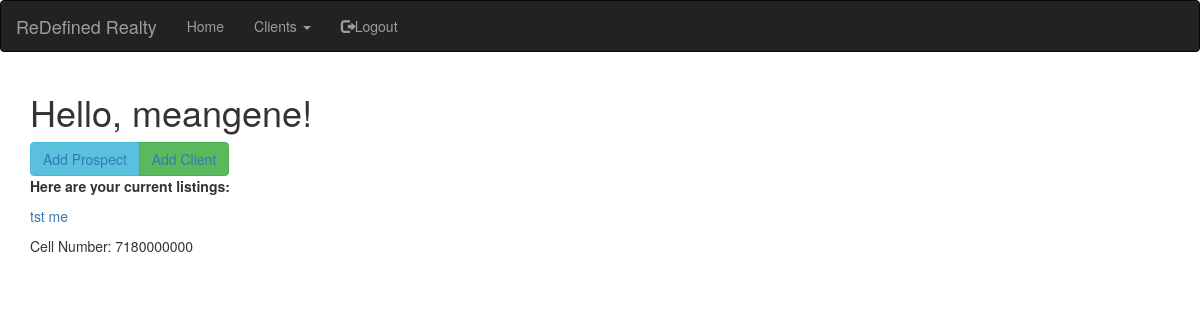
/listings (signed in), run on an earlier commit of the app's database.
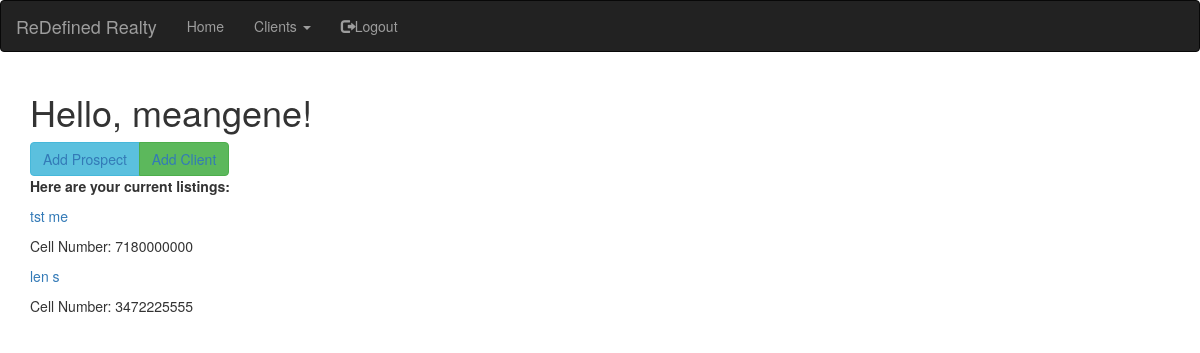
And on a later commit of the database.
### app/models.py (models this page shows, shortened)
class User(UserMixin, db.Model):
    id = db.Column(db.Integer, primary_key=True)
    username = db.Column(db.String(64), index=True, unique=True)
    email = db.Column(db.String(120), index=True, unique=True)
    password_hash = db.Column(db.String(128))
    Prospects=db.relationship('Prospects', backref='leads', lazy='dynamic')
    Clients=db.relationship('Clients', backref='listings', lazy='dynamic')

class Clients(db.Model):
    id = db.Column(db.Integer, primary_key=True)
    first_name = db.Column(db.String(20))
    last_name = db.Column(db.String(20))
    phone_cell = db.Column(db.Integer)
    user_account_pk=db.Column(db.Integer, db.ForeignKey('user.id'))

### app/routes.py (the view)
@app.route('/listings', methods=['GET', 'POST'])
@login_required
def listings():
    all_clients = get_clients(current_user=current_user)
    return render_template('listings.html', title='Listings', all_clients=all_clients)

### app/models.py (called while the page is built)
@login.user_loader
def load_user(id):
    return User.query.get(int(id))

### app/queryfunc.py (called while the page is built)
def get_clients(current_user):
    currentuser = User.query.filter_by(username=current_user.username).first()
    account_pk = currentuser.id
    all_clients=Clients.query.filter_by(user_account_pk=account_pk).all()
    return all_clients

### app/templates/listings.html
{% extends "base.html" %}
{% import 'bootstrap/wtf.html' as wtf %}
{% block app_content %}
    <h1>Hello, {{ current_user.username }}!</h1>
    <div class="btn-group">
        <button type="button" class="btn btn-info"><a href="{{ url_for('add_prospect') }}">Add Prospect</a></button>
        <button type="button" class="btn btn-success"><a href="{{ url_for('add_client') }}">Add Client</a></button>
    </div>
    <div><p><b>Here are your current listings:</b></p></div>
    {% for everyone in all_clients %}
    <div><p><a href="{{ url_for('view_client', client_id=everyone.id) }}">{{ everyone.first_name }}  {{ everyone.last_name }}</a></p></div>
    <div><p>Cell Number: {{ everyone.phone_cell }}</p></div>
    {% endfor %}
{% endblock %}

### app/templates/base.html (shortened to what this page needs)
{% extends 'bootstrap/base.html' %}
{% block navbar %}
    <nav class="navbar navbar-inverse">
        <div class="container-fluid">
            <div class="navbar-header">
                <a class="navbar-brand" href="{{ url_for('index') }}">ReDefined Realty</a>
            </div>
            <div class="collapse navbar-collapse" id="bs-example-navbar-collapse-1">
                <ul class="nav navbar-nav navbar-left">
                    <li><a href="{{ url_for('index') }}">Home</a></li>
                    {% if current_user.is_anonymous %}
                    <li><a href="{{ url_for('login') }}"><span class="glyphicon glyphicon-log-in"></span>Login</a></li>
                    <li><a href="{{ url_for('register') }}"><span class="glyphicon glyphicon-user"></span>Register</a></li>
                    {% else %}
                    <li class="dropdown">
                        <a class="dropdown-toggle" data-toggle="dropdown" href="#">Clients
                        <span class="caret"></span></a>
                    </li>
                    <li><a href="{{ url_for('logout') }}"><span class="glyphicon glyphicon-log-out"></span>Logout</a></li>
                    {% endif %}
                </ul>
            </div>
        </div>
    </nav>
{% endblock %}
{% block content %}
    <div class="container">
        {% block app_content %}{% endblock %}
    </div>
{% endblock %}

What changed in the data, as far as the page shows it:
added Clients: first_name "len", last_name "s", phone_cell "3472225555"
